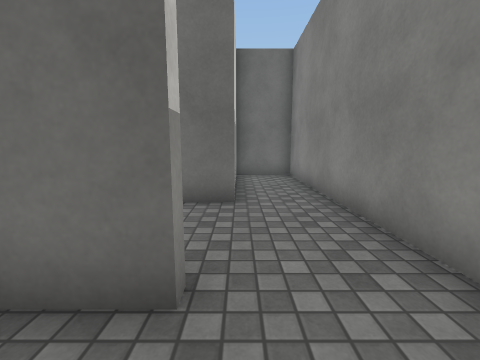
view 1 (above)

24 first-person views from a walk through a Unity game level. The camera is 1.2 m above the floor, tilts 8° down and sees 90° across. The floor is counted in squares, 1 m on a side. Each view is taken from the middle of a square. On the plan, view 1 faces up. The plan holds only what a view shows up to about 12 squares ahead; the rest is blank. Surface patterns are stand-ins for the level's own textures.

view 2
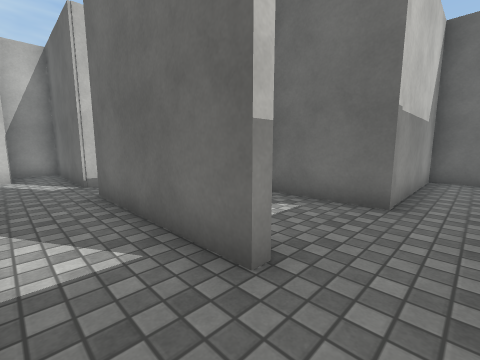

view 3
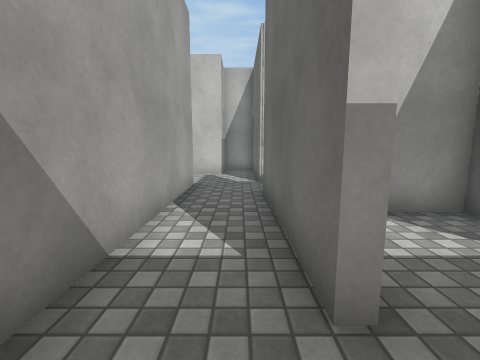

view 4
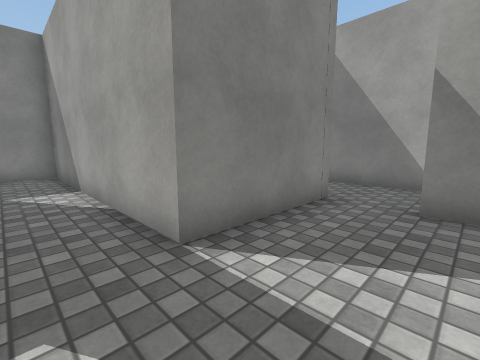

view 5
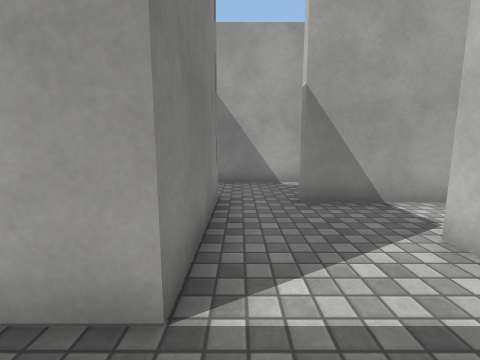

view 6
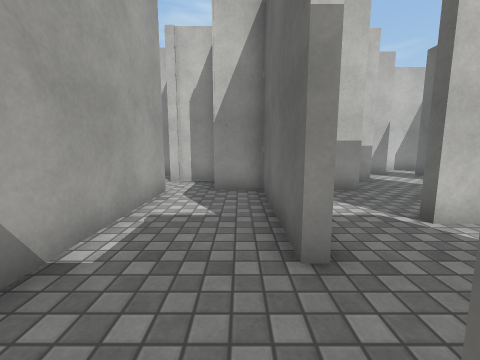

view 7
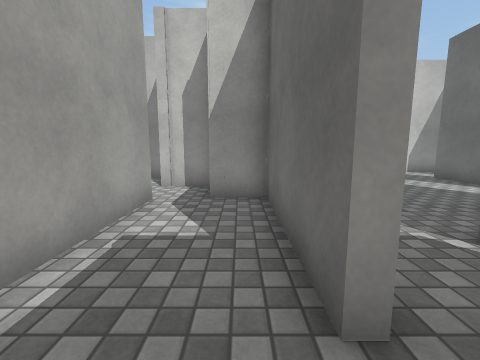

view 8
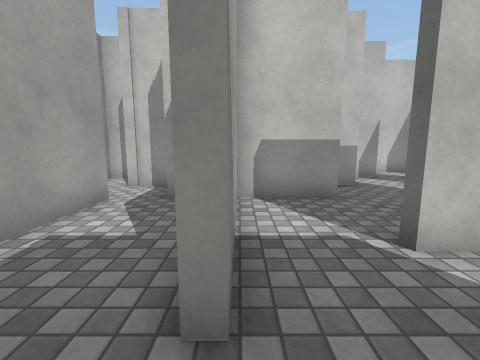

view 9
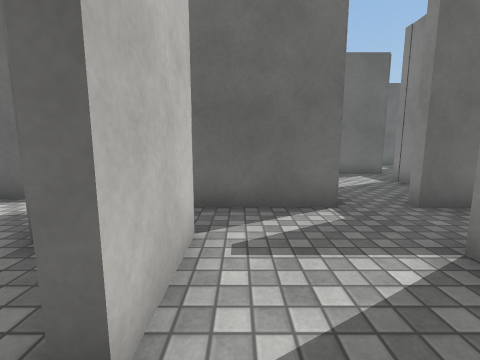

view 10
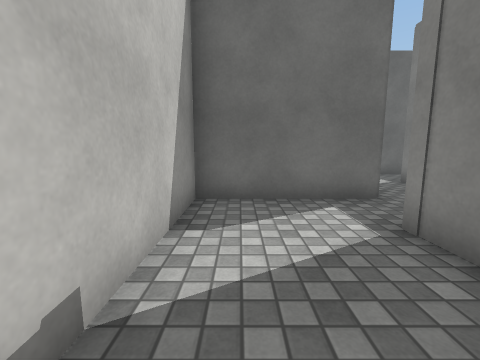

view 11
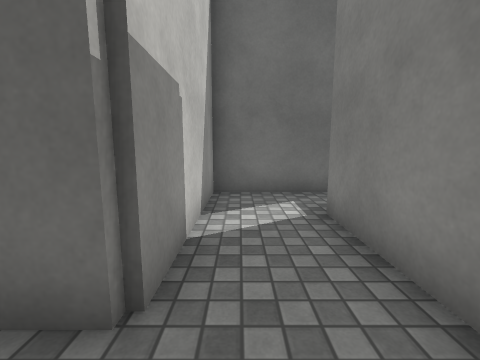

view 12
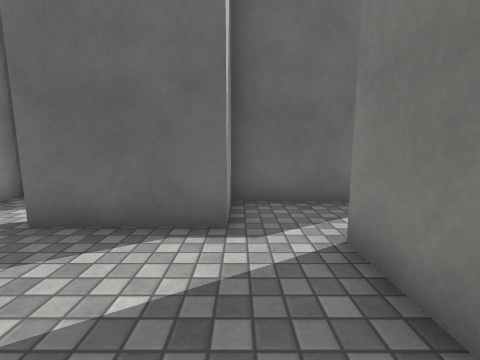

view 13
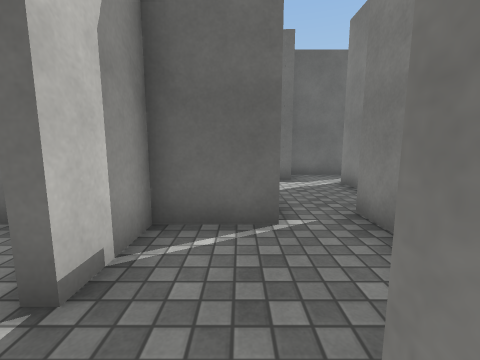

view 14
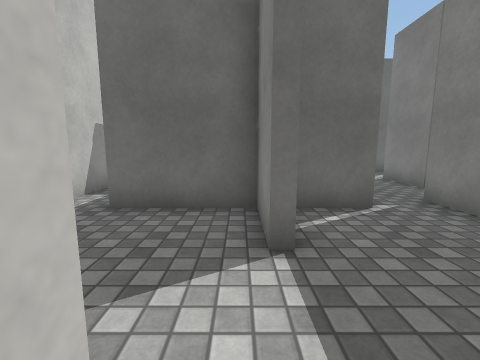

view 15
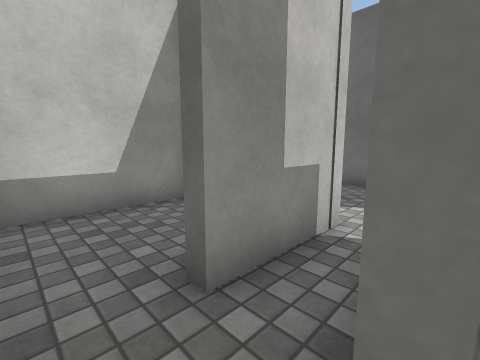

view 16
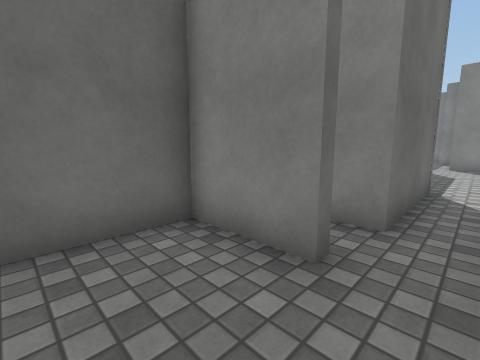

view 17
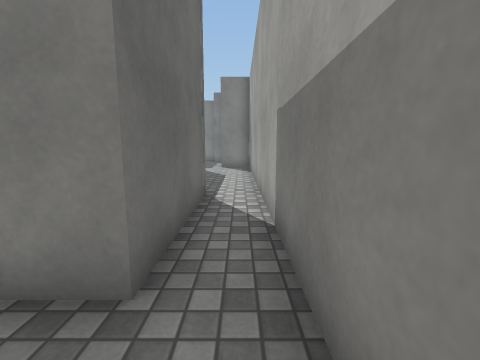

view 18
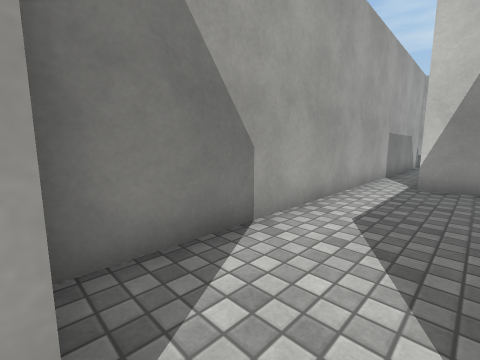

view 19
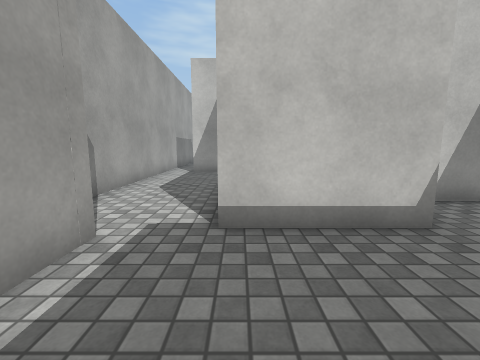

view 20
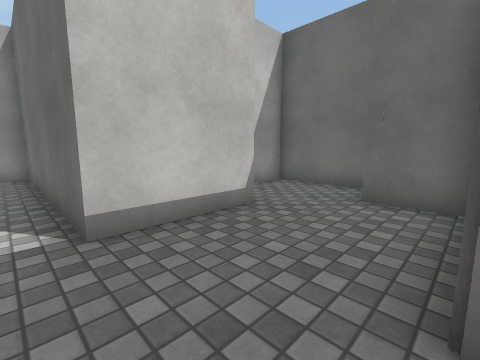

view 21
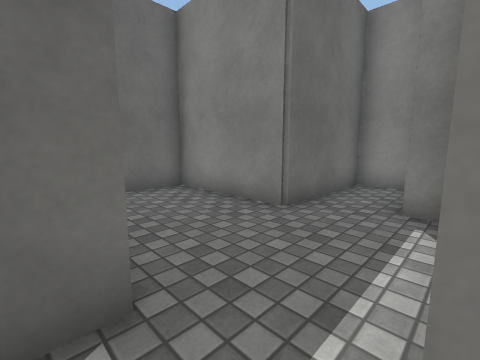

view 22
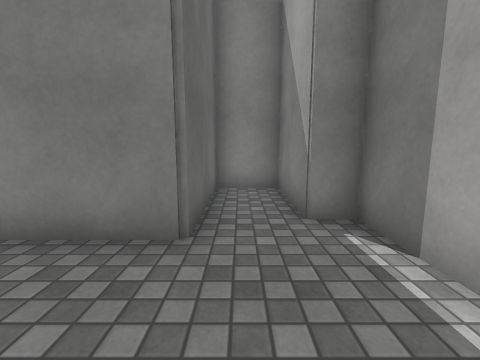

view 23
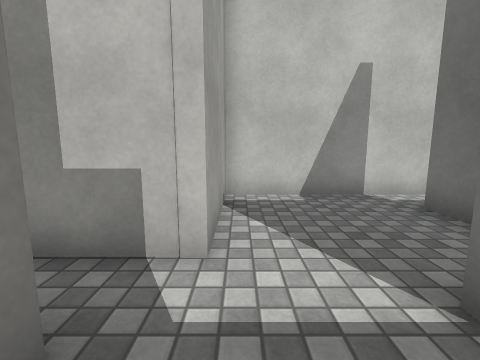

view 24
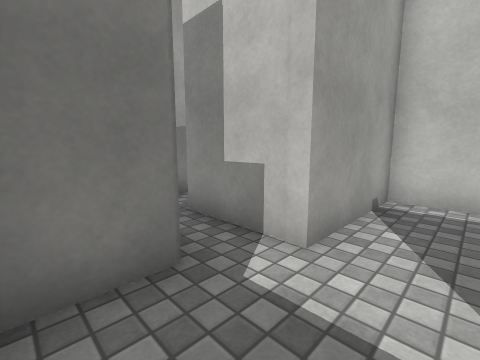

### Floor plan
Points are (right, up) in squares from view 1. A wall is a line through its corners. A room is listed if a view was taken in it or the views show most of it. See-through windows are left out.
Room 1 (views 1, 2, 3, 4, 5, 9, 10)
walls: (-7, 2.6) (-7, 1.6) (-11.3, 1.6) (-11.3, 0.2) (-9.6, 0.2) (-9.6, -2) (-10, -2); (-6.5, -3.5) (-6.5, -0.5) (2.1, -0.5) (2.1, 2.5); (-0.4, 1.6) (-5.5, 1.6); (-12.6, -1.6) (-12.6, -4.1); (-11.5, -4.1) (-8.2, -4.1)
ways out: opening at (-7.5, -4) to room 2; opening at (-13, -1) to room 4; opening at (-6, 2) to room 9; opening at (0.5, 2) to room 11
Room 2 (views 6, 7, 8)
walls: (-8.2, -4.4) (-12.6, -4.4) (-12.6, -5.8); (-6.5, -4.5) (-6.5, -3.5); (-12.5, -7) (-5.2, -7)
ways out: opening at (-7.5, -4) to room 1
Room 3 (view 11)
walls: (-0.4, 7.4) (-0.4, 10.4); (1, 12.2) (-2.7, 12.2) (-2.7, 7.4)
ways out: opening at (-3, 6.5) to room 9; opening at (0.5, 11)
Room 4 (view 12)
walls: (-14.2, -0.4) (-14.2, -1); (-13.2, 2.5) (-16.2, 2.5); (-16.4, 1.4) (-16.4, 0.5); (-11.6, -0.1) (-11.6, 2)
ways out: opening at (-13, -1) to room 1; opening at (-14, -2) to room 5; opening at (-16, 2)
Room 5 (views 13, 23, 24)
walls: (-14.4, -2.4) (-16.4, -2.4) (-16.4, -4.4); (-12.9, -3) (-12.9, -1.6)
ways out: opening at (-14, -2) to room 4; opening at (-16, -5.5) to room 10
Room 6 (views 14, 15, 16, 17)
walls: (-18.6, -10.5) (-11.5, -10.5); (-17.5, -6.3) (-17.5, -8.9) (-17.8, -8.9) (-17.8, -6.7) (-20.1, -6.7); (-20.9, -6.9) (-20.9, -10.1); (-12.1, -9.1) (-16.3, -9.1) (-16.3, -8.1)
ways out: opening at (-12, -10) to room 7; opening at (-17, -7.5) to room 10
Room 7 (views 18, 21)
walls: (-11.5, -10.5) (-4.1, -10.5); (-4.4, -7.3) (-12.1, -7.3) (-12.1, -9.1); (-4.1, -10) (-4.1, -8.9)
ways out: opening at (-12, -10) to room 6; opening at (-4, -8) to room 8
Room 8 (views 19, 20, 22)
walls: (-4.4, -4.1) (-4.4, -7.3); (-4.1, -8.9) (-0.1, -8.9) (-0.1, -8.1) (2.8, -8.1) (2.8, -6.3) (-1, -6.3) (-1, -2.4) (-2.9, -2.4); (-3.2, -0.8) (-6.2, -0.8) (-6.2, -2.8)
ways out: opening at (-4, -8) to room 7
Room 9 (no view inside)
walls: (-3.6, 4.2) (-3.6, 5.5); (-2.7, 7.4) (-7, 7.4) (-7, 2.6)
ways out: opening at (-6, 2) to room 1; opening at (-3, 6.5) to room 3
Room 10 (no view inside)
walls: (-16.4, -4.4) (-16.7, -4.4) (-16.7, -2.4) (-19.6, -2.4); (-16.4, -7) (-14.9, -7); (-20.9, -1.6) (-20.9, -6.3) (-17.5, -6.3)
ways out: opening at (-16, -5.5) to room 5; opening at (-17, -7.5) to room 6; opening at (-20, -2)
Room 11 (no view inside)
walls: (2.1, 2.5) (2.1, 10.1) (-0.1, 10.1) (-0.1, 5.1) (-3.3, 5.1) (-3.3, 3.6)
ways out: opening at (0.5, 2) to room 1

Where each view was taken, in squares from view 1:
view 1: 0 up, 0 right, facing up
view 2: 0 up, 1 right, facing up-left
view 3: 1 up, 1 right, facing left
view 4: 1 up, 9 left, facing down-right
view 5: 1 up, 7 left, facing down
view 6: 5 down, 6 left, facing left
view 7: 5 down, 7 left, facing left
view 8: 4 down, 7 left, facing left
view 9: 3 down, 9 left, facing up
view 10: 2 up, 6 left, facing up
view 11: 6 up, 2 left, facing up
view 12: 1 down, 13 left, facing up
view 13: 6 down, 15 left, facing up
view 14: 7 down, 17 left, facing up
view 15: 10 down, 16 left, facing up-left
view 16: 10 down, 20 left, facing up-right
view 17: 10 down, 18 left, facing right
view 18: 8 down, 4 left, facing down-left
view 19: 7 down, 1 left, facing left
view 20: 8 down, 1 left, facing up-left
view 21: 9 down, 5 left, facing up-right
view 22: 7 down, 4 left, facing right
view 23: 6 down, 15 left, facing left
view 24: 5 down, 15 left, facing down-left
